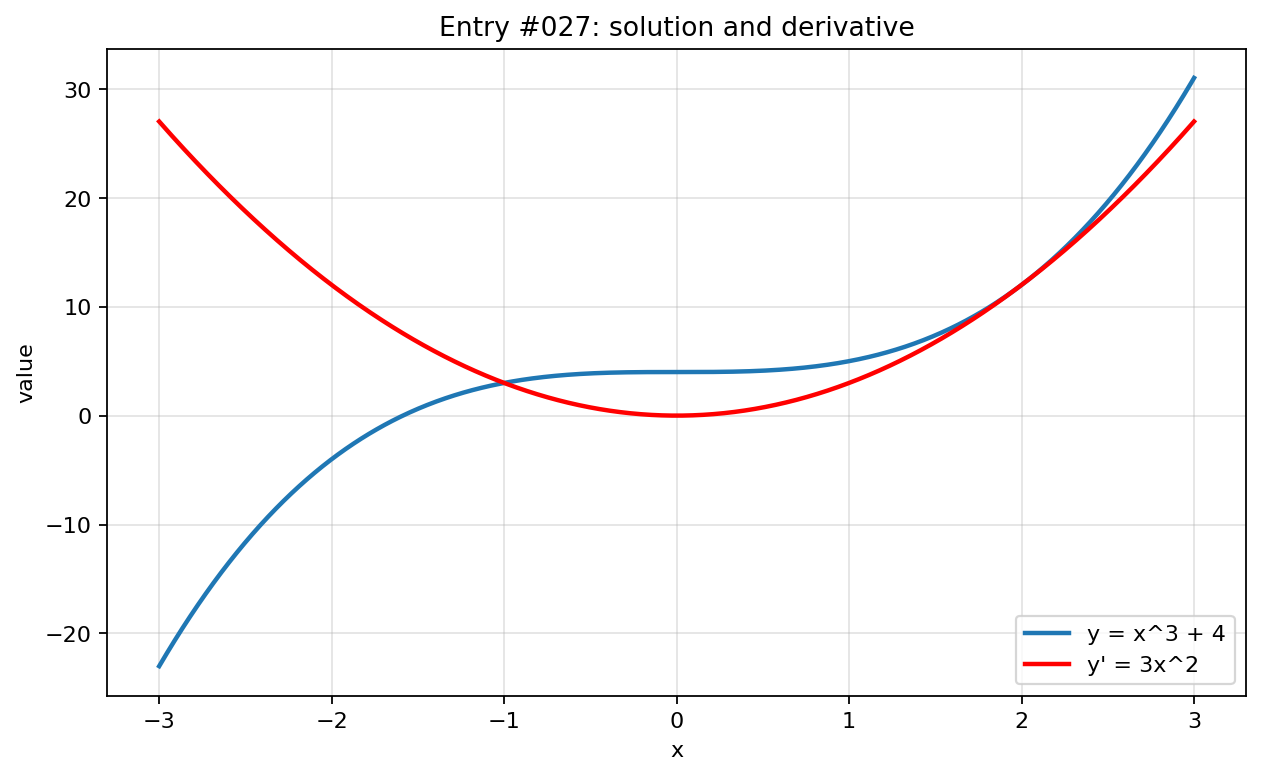

Reproduce this figure in Python.
import numpy as np
import matplotlib.pyplot as plt

x = np.linspace(-3, 3, 800)

with np.errstate(divide="ignore", invalid="ignore", over="ignore"):
    y = x**3 + 4
    y_prime = 3*x**2

plt.figure(figsize=(8, 5))
plt.plot(x, y, label="y = x^3 + 4", linewidth=2)
plt.plot(x, y_prime, label="y' = 3x^2", linewidth=2, color="red")
plt.title("Entry #027: solution and derivative")
plt.xlabel("x")
plt.ylabel("value")
plt.grid(True, alpha=0.35)
plt.legend()
plt.tight_layout()
plt.show()
